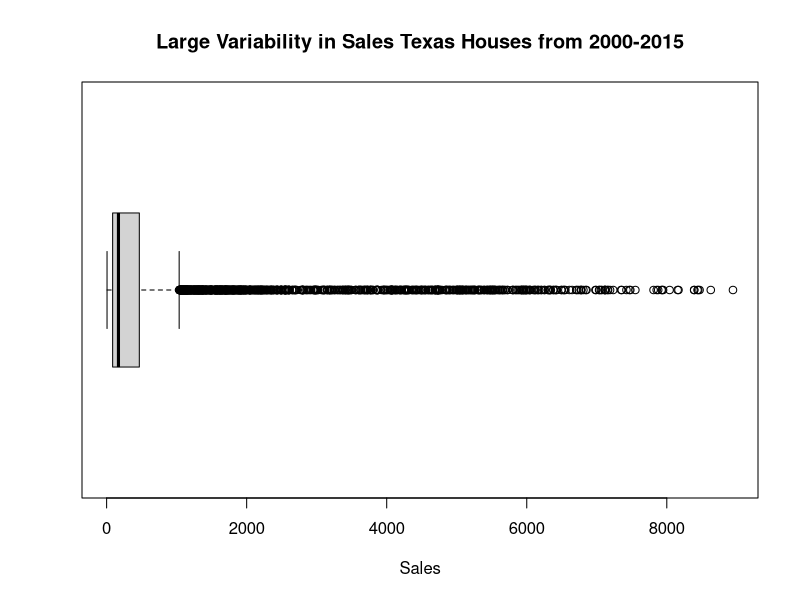
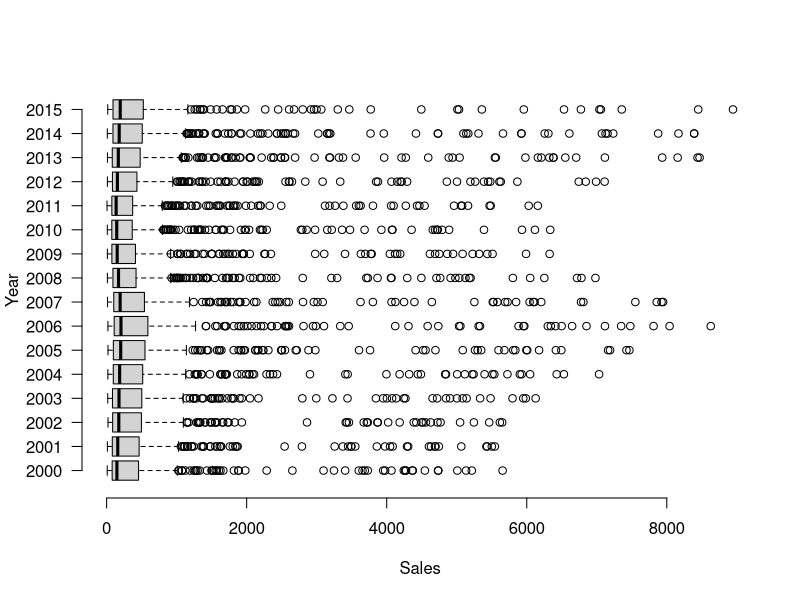
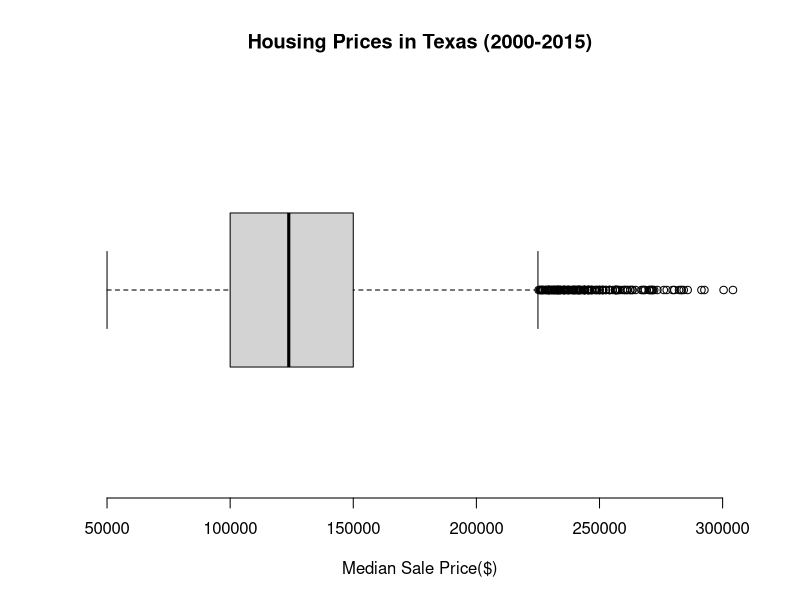
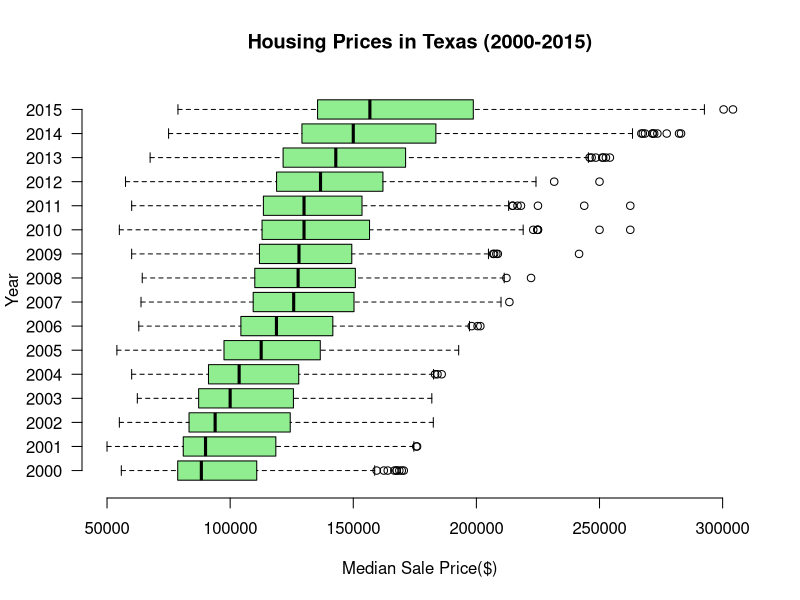
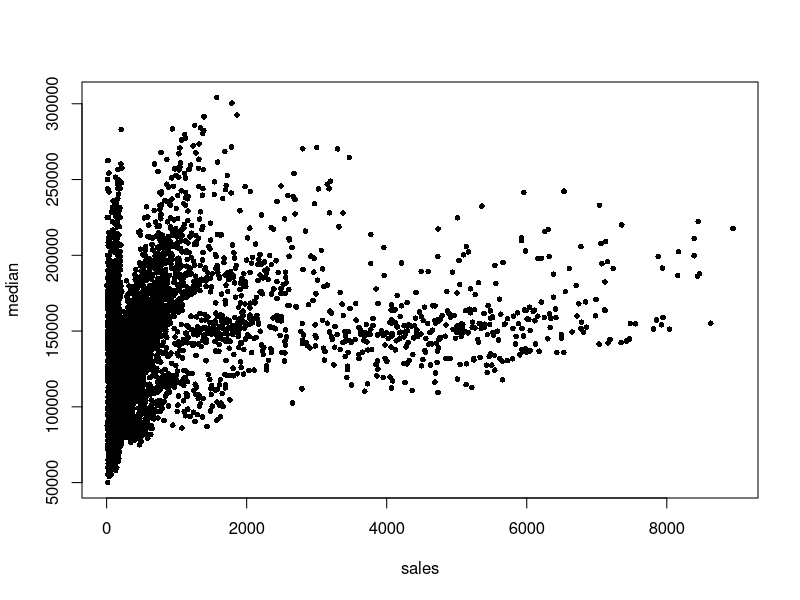
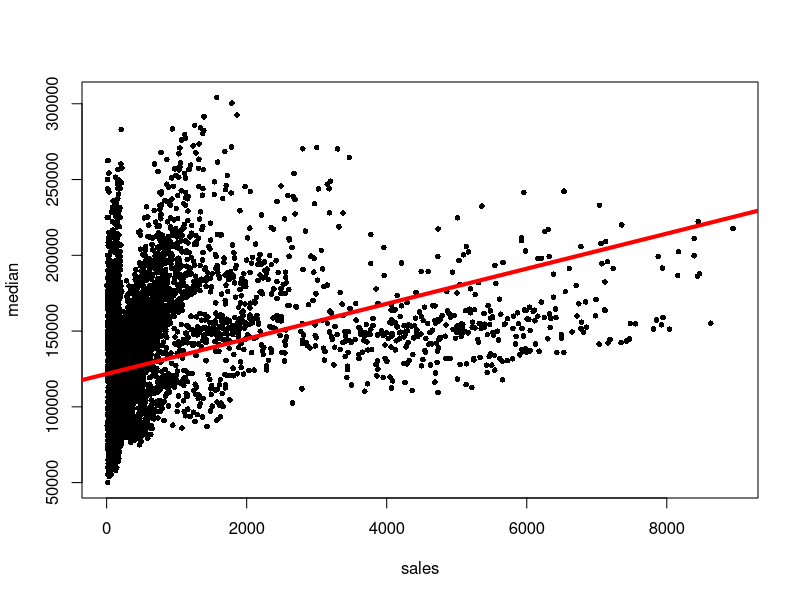

R code for these plots, in order: (Note: this script raises an error after producing the figures.)
## ---- chunk 1
install.packages("ggplot2")
## ---- chunk 2
library(ggplot2)
## ---- chunk 3
txhousing
## ---- chunk 4
class(txhousing)

names(txhousing)

dim(txhousing)

Q1 <- c(class(txhousing), dim(txhousing))
Q1
## ---- chunk 5
Q2 <- ls.str(txhousing) #CodeGrade
Q2
## ---- chunk 6
Q3 <- summary(txhousing$median)
Q3
## ---- chunk 7
Q4 <- table(txhousing$year)
Q4
## ---- chunk 8
Q5 <- length(unique(txhousing$city))
Q5
## ---- chunk 9
boxplot(txhousing$sales, horizontal=TRUE, xlab="Sales", main="Large Variability in Sales Texas Houses from 2000-2015")
## ---- chunk 10
boxplot(txhousing$sales ~ txhousing$year, horizontal=TRUE, xlab="Sales", ylab="Year", frame=FALSE, las=1)
## ---- chunk 11
boxplot(txhousing$median, horizontal=TRUE, xlab="Median Sale Price($)", main="Housing Prices in Texas (2000-2015)", frame=FALSE)

boxplot(txhousing$median ~ txhousing$year, horizontal=TRUE, xlab="Median Sale Price($)", ylab="Year", main="Housing Prices in Texas (2000-2015)", las=1, col="lightgreen", frame=FALSE)
## ---- chunk 12
#options(scipen=999)
plot(median~sales, data=txhousing, pch=16, cex=0.75)

#Things to investigate:
#1. Whay all the zero sales?
#2. Note the various clusters; what variable(s) may be causing this? Is it year, city or another?
## ---- chunk 13
txhousing$sales[txhousing$sales<1]
## ---- chunk 14
plot(median~sales, data = txhousing, pch=16, cex=0.75)

abline(lm(median~sales, data=txhousing), col="red", lwd=4)
## ---- chunk 15
Q10 <- sum(is.na(txhousing$median))
Q10
## ---- chunk 16
Q11 <- sum(is.na(txhousing$median)) / length(txhousing$median)
Q11
## ---- chunk 17
NA_median_index <- which(is.na(txhousing$median))
NA_median_index

length(NA_median_index)
## ---- chunk 18
# View the entries with missing "median" sales data

# Remove the columns we're not using

txhousing[NA_median_index, c('city', 'year', 'sales', 'median')]
## ---- chunk 19
# Notice the negative (negation) in front of NA_median_index
# Remove the columns we're not using

txhousing[-NA_median_index, c('city', 'year', 'sales', 'median')]

txhousing_clean <- txhousing[-NA_median_index, c('city', 'year', 'sales', 'median')]
## ---- chunk 20
cor(txhousing$median, txhousing$listings, use="complete.obs")

cor(txhousing$median, txhousing$sales, use="complete.obs")

cor(txhousing$sales, txhousing$inventory, use="complete.obs")

cor(txhousing$sales, txhousing$listings, use="complete.obs")
## ---- chunk 21
#Create a correlation matrix tro view lots of correlations all at once

#Note there are packages (corrplot) that will do this for you with less coding

print(cor(txhousing[, c('sales', 'year', 'inventory', 'listings', 'month', 'median')], use="complete.obs"))
## ---- chunk 22
mod1 <- lm(median~sales, data=txhousing_clean)
mod1
## ---- chunk 23
txhousing_clean[1, c("sales", "median")]
summary(mod1)

121741.82+11.57*72

predict(mod1, txhousing_clean[1, ])
## ---- chunk 24
#See what the actual median sale price was for the city in the first row
txhousing_clean[1,]

#See what the actual median sale price was for the city in the first row
txhousing_clean[1, c("sales", "median")]

#Use our linear model to predict the median sale price for the city in the first row
predict(mod1, txhousing_clean[1, ])
## ---- chunk 25
Q17 <- summary(mod1)
summary(lm(median~sales, data=txhousing_clean))
Q17
## ---- chunk 26
#The sales column has one NA at position 7653
#which(is.na(txhousing_clean$sales))
#txhousing_clean[7653,]

round(cor(txhousing_clean$sales, txhousing_clean$median, use='complete.obs'),2)
## ---- chunk 27
options(scipen=999)

txhousing[-NA_median_index, c('city', 'year', 'sales', 'median', 'month')]

txhousing_clean_2 <- txhousing[-NA_median_index, c('city', 'year', 'sales', 'median', 'month')]

mod2 <- lm(median~sales+month, data=txhousing_clean)

summary(mod2)
